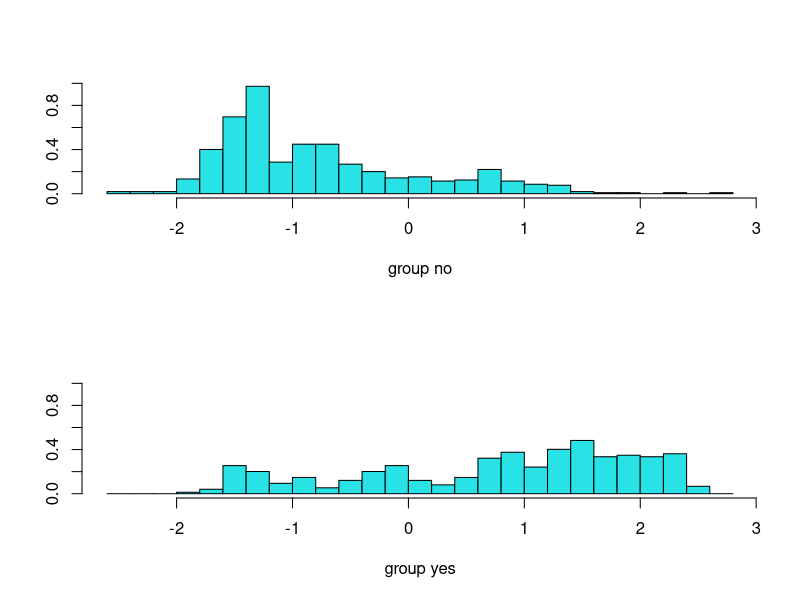

Source code (R):
## ---- chunk 1
library(carData)
TitanicSurvival = TitanicSurvival[complete.cases(TitanicSurvival),]
set.seed(1)
cnt = dim(TitanicSurvival)[1]
index = sample(cnt, round(cnt/7), replace = F) 
train.data = TitanicSurvival[-index,]
test.data = TitanicSurvival[index,]
## ---- chunk 2
library(MASS) 
lda.fit = lda(survived~., data = train.data)
## ---- chunk 3
lda.fit
## ---- chunk 4
plot(lda.fit)
## ---- chunk 5
pred = predict(lda.fit, test.data)
class(pred)
## ---- chunk 6
names(pred)
## ---- chunk 7
head(pred$class)
## ---- chunk 8
head(pred$posterior)
## ---- chunk 9
table(pred$class, test.data$survived)
## ---- chunk 10
mean(pred$class == test.data$survived)
